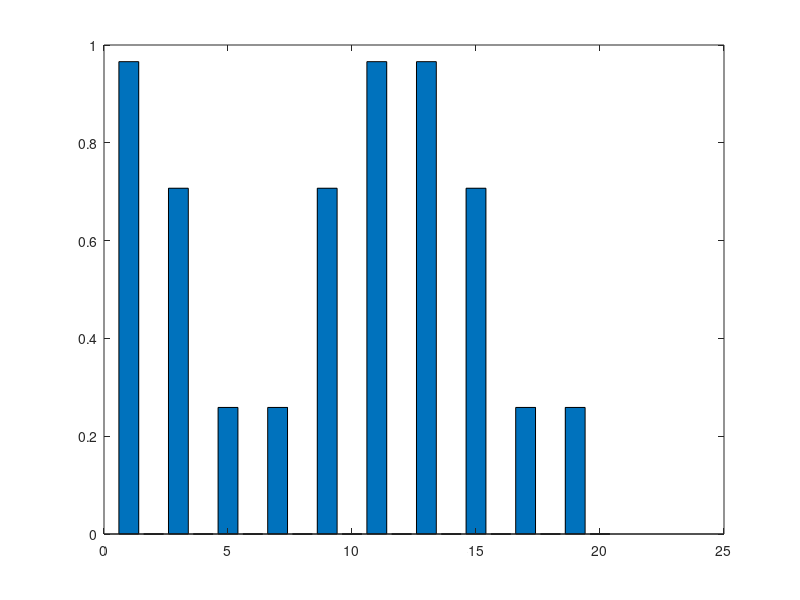

MATLAB code to generate this figure:
%% Intro
% Calculating distribution factor, pitch factor and winding factor for a
% 20-pole, 120-slot, 3-phase machine
% Author: Bar?? Kuseyri<baris.kuseyri@metu.edu.tr>
% version 1.0 | 19/3/2020

%% Machine Parameters

m=3;    %phase number
Q=120;  %number of slots
pp=10;   %number of pole-pairs

q=Q/(2*pp*m);    %number of slots per pole per phase
am=(2*pi)/Q;     %slot angle (mechanical)
ae=(2*pi)*pp/Q;  %slot angle (electrical)
lambdam=q*m*am;  %coil pitch (mechanical)
lambdae=q*m*ae;  %coil pitch (electrical)

h=1:20;
%% Fundamental h=1

kd1=(sin(h(1)*q*(ae/2)))/(q*sin((h(1)*ae/2)));
kp1=sin((h(1)*lambdae)/2);
kw1=kd1*kp1;

%% 3rd Harmonics h=3

kd3=(sin(h(3)*q*(ae/2)))/(q*sin((h(3)*ae/2)));
kp3=sin((h(3)*lambdae)/2);
kw3=kd3*kp3;

%% 5th Harmonics h=5

kd5=(sin(h(5)*q*(ae/2)))/(q*sin((h(5)*ae/2)));
kp5=sin((h(5)*lambdae)/2);
kw5=kd5*kp5;

%% Factors (Generalized)

for i=1:20
    kd(i)=(sin(i*q*(ae/2)))/(q*sin((i*ae/2)));
    kp(i)=sin((i*lambdae)/2);
    kw(i)=kd(i)*kp(i);
end

%% Results

% kd=[kd1 kd3 kd5];
% kp=[kp1 kp3 kp5];
% kw=[kw1 kw3 kw5];
k=[kd;kp;kw];

bar(h,abs(kw))